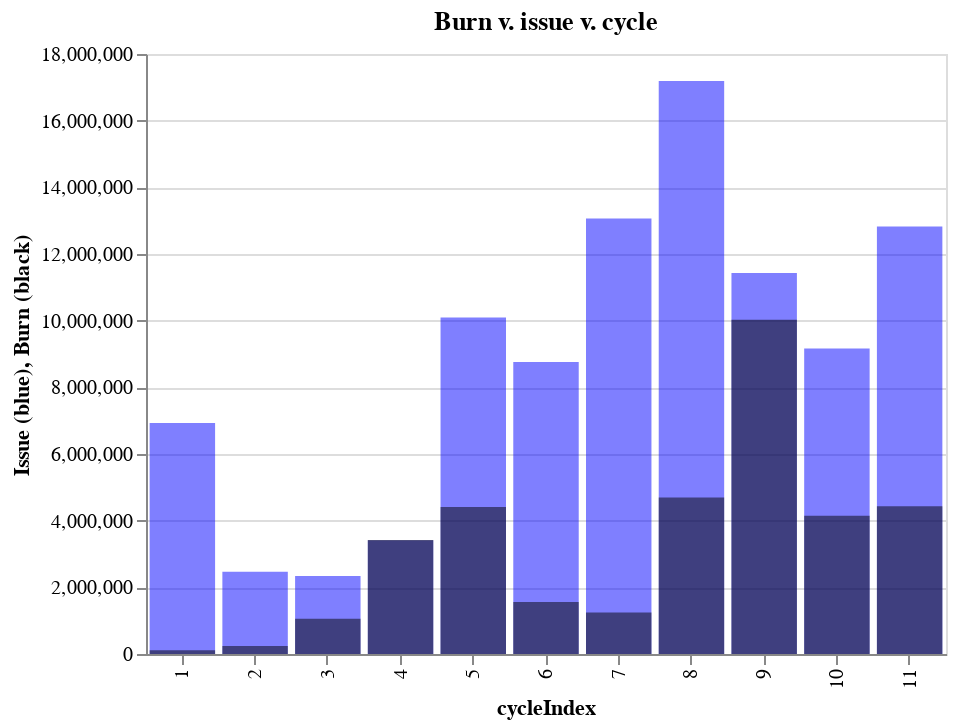

Here is the notebook cell this chart was saved with:
### Code cell
burn_and_issue_per_cycle |>
@vlplot(
    title="Burn v. issue v. cycle",
    x="cycleIndex:o",
    width=400,
) + @vlplot(
    mark={:bar, color=:blue, opacity=0.5},
    y={"summed_issue", title="Issue (blue)"},
) + @vlplot(
    mark={:bar, color=:black, opacity=0.5},
    y={"summed_burn", title="Burn (black)"},
)

### Figure 1 — Vega-Lite specification as saved in the notebook (floating-point values rounded to 4 significant figures)
{"data": {"values": [{"cycleIndex": 11, "summed_burn": 4435801, "summed_issue": 12826164}, {"cycleIndex": 10, "summed_burn": 4144000.0, "summed_issue": 9163314}, {"cycleIndex": 9, "summed_burn": 10030000.0, "summed_issue": 11430574}, {"cycleIndex": 8, "summed_burn": 4692437, "summed_issue": 17186678}, {"cycleIndex": 7, "summed_burn": 1247575, "summed_issue": 13064554}, {"cycleIndex": 6, "summed_burn": 1556390, "summed_issue": 8760115}, {"cycleIndex": 5, "summed_burn": 4407549, "summed_issue": 10097169}, {"cycleIndex": 4, "summed_burn": 3417000.0, "summed_issue": 3409764}, {"cycleIndex": 3, "summed_burn": 1055000.0, "summed_issue": 2343000}, {"cycleIndex": 2, "summed_burn": 236508, "summed_issue": 2464319}, {"cycleIndex": 1, "summed_burn": 109532, "summed_issue": 6931863}]}, "encoding": {"x": {"field": "cycleIndex", "type": "ordinal"}}, "layer": [{"encoding": {"y": {"field": "summed_issue", "title": "Issue (blue)", "type": "quantitative"}}, "mark": {"color": "blue", "opacity": 0.5, "type": "bar"}}, {"encoding": {"y": {"field": "summed_burn", "title": "Burn (black)", "type": "quantitative"}}, "mark": {"color": "black", "opacity": 0.5, "type": "bar"}}], "title": "Burn v. issue v. cycle", "width": 400}
